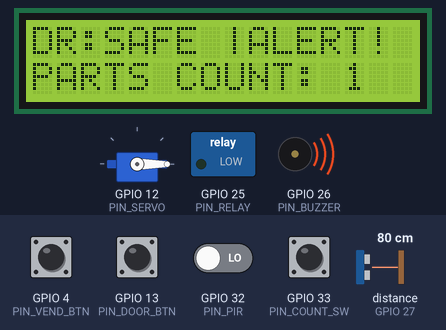
A sketch run on a simulated ESP32. On the bench: 16×2 character LCD, servo, switched loads named in the sketch (green lamp = pin HIGH), buzzer (waves = sounding, pin HIGH). Wiring (from diagram.json): ultrasonic range finder: trigger GPIO 14; echo GPIO 27. The test bench sets the inputs (shaded band); at power-on: GPIO 4 (PIN_VEND_BTN), GPIO 13 (PIN_DOOR_BTN) HIGH, GPIO 32 (PIN_PIR), GPIO 33 (PIN_COUNT_SW) LOW, distance to the obstacle (sensor on GPIO 27) 80 cm. The echo pulse lasts 58.3 µs per cm; EEPROM starts erased; pins used as bus, display or sensor lines are not drawn; what the sketch prints to the serial monitor is not drawn.

Above: at 3.2 s.
3.3 s: GPIO 13 (PIN_DOOR_BTN) pulled LOW for 0.15 s
At 4.6 s:
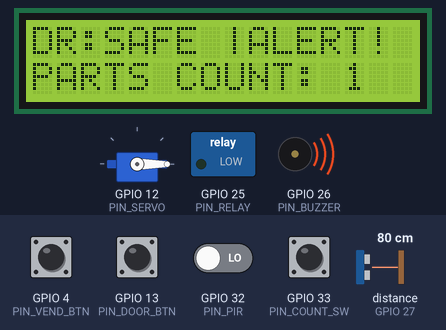
4.9 s: distance to the obstacle (sensor on GPIO 27) set to 196 cm
6.4 s: distance to the obstacle (sensor on GPIO 27) set to 206 cm
At 7.6 s:
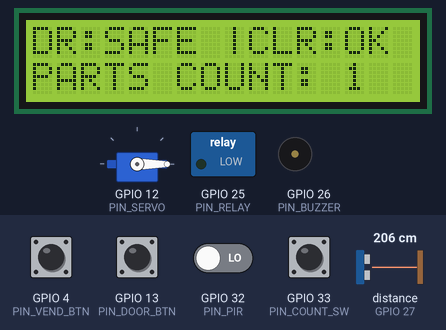
7.9 s: GPIO 13 (PIN_DOOR_BTN) pulled LOW for 1 s
At 8.7 s:
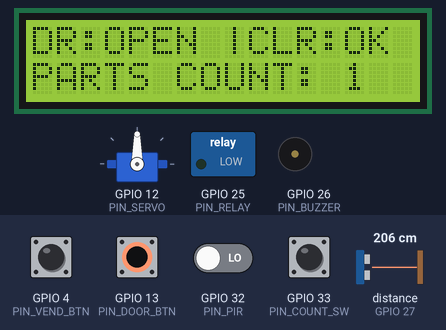
10.4 s: GPIO 4 (PIN_VEND_BTN) pulled LOW for 0.15 s
At 11.0 s:
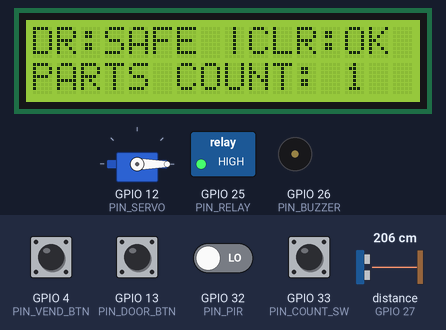
12.9 s: GPIO 33 (PIN_COUNT_SW) pulled HIGH for 0.15 s
At 13.5 s:
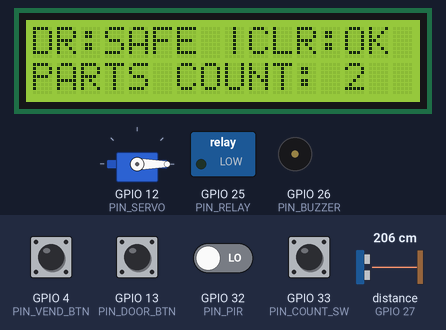
Timing chart, 0 to 15.6 s (numbered marks = the images above; inputs shaded):
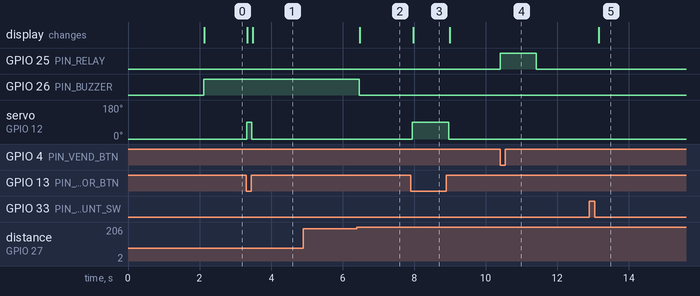

Measured:
- the behaviour switches between 201 and 202 cm on distance to the obstacle (sensor on GPIO 27) (found by bisection; images 1 and 2)
- after the input at 3.3 s, servo on GPIO 12 (PIN_SERVO): 0° → 90° at once, → 0° 0.14 s later; the display: first changes at once (image 1 shows a later state)
- after the input at 4.9 s, every drawn part: stays the same
- after the input at 6.4 s, GPIO 26 (PIN_BUZZER): HIGH → LOW after 0.07 s; the display: changes after 0.07 s (image 2)
- after the input at 7.9 s, servo on GPIO 12 (PIN_SERVO): 0° → 90° at once, → 0° 1.0 s later; the display: changes after 0.07 s (image 3)
- after the input at 10.4 s, GPIO 25 (PIN_RELAY): LOW → HIGH at once, → LOW 1.0 s later
- after the input at 12.9 s, the display: changes after 0.26 s (image 5)

The sketch:

main.ino
```cpp
#include <Wire.h>
#include <LiquidCrystal_I2C.h>
#include <ESP32Servo.h>
#include <EEPROM.h>

// Initialize Objects
LiquidCrystal_I2C lcd(0x27, 16, 2);
Servo doorServo;

// --- PIN DEFINITIONS ---
#define PIN_COUNT_SW   33 // #14 Assembly Counter
#define PIN_DOOR_BTN   13 // #11 Door Trigger
#define PIN_SERVO      12 // #11 Door Motor
#define PIN_ULTRA_TRIG 14 // #12 Forklift Safety
#define PIN_ULTRA_ECHO 27 // #12 Forklift Safety
#define PIN_BUZZER     26 // #12 Alarm
#define PIN_VEND_BTN   4  // #13 Vending Button
#define PIN_RELAY      25 // #13 Vending Dispenser
#define PIN_PIR        32 // #15 Parking Sensor

// --- GLOBAL VARIABLES ---
int partCount = 0;
bool lastCountState = LOW;
int vendingStock;
const int EEPROM_SIZE = 1;

void setup() {
  Serial.begin(115200);
  Wire.begin(21, 22);
  EEPROM.begin(EEPROM_SIZE);

  // Initialize LCD
  lcd.init();
  lcd.backlight();

  // Initialize Servo
  doorServo.attach(PIN_SERVO);
  doorServo.write(0);

  // Load Inventory from EEPROM (Task #13)
  vendingStock = EEPROM.read(0);
  if (vendingStock > 100) vendingStock = 10; // Reset if memory is empty

  // Pin Configuration
  pinMode(PIN_COUNT_SW, INPUT_PULLUP);
  pinMode(PIN_DOOR_BTN, INPUT_PULLUP);
  pinMode(PIN_VEND_BTN, INPUT_PULLUP);
  pinMode(PIN_PIR, INPUT);
  pinMode(PIN_ULTRA_TRIG, OUTPUT);
  pinMode(PIN_ULTRA_ECHO, INPUT);
  pinMode(PIN_BUZZER, OUTPUT);
  pinMode(PIN_RELAY, OUTPUT);

  lcd.setCursor(0, 0);
  lcd.print("SMART FACTORY");
  lcd.setCursor(0, 1);
  lcd.print("SYSTEM ONLINE");
  delay(2000);
  lcd.clear();
}

void loop() {
  handleCounter();   // Zone 1
  handleDoor();      // Zone 2
  handleSafety();    // Zone 3
  handleVending();   // Zone 4
  handleParking();   // Zone 5

  delay(50); // General system stability
}

// 1. ASSEMBLY COUNTER (#14)
void handleCounter() {
  bool state = (digitalRead(PIN_COUNT_SW) == LOW);
  if (state && !lastCountState) {
    partCount++;
    Serial.print("PRODUCTION: New Part Count: "); Serial.println(partCount);
    updateLCD();
  }
  lastCountState = state;
}

// 2. SMART DOOR (#11)
void handleDoor() {
  if (digitalRead(PIN_DOOR_BTN) == LOW) {
    doorServo.write(90);
    lcd.setCursor(0, 0); lcd.print("DR:OPEN ");
  } else {
    doorServo.write(0);
    lcd.setCursor(0, 0); lcd.print("DR:SAFE ");
  }
}

// 3. FORKLIFT SAFETY (#12)
void handleSafety() {
  digitalWrite(PIN_ULTRA_TRIG, LOW);
  delayMicroseconds(2);
  digitalWrite(PIN_ULTRA_TRIG, HIGH);
  delayMicroseconds(10);
  digitalWrite(PIN_ULTRA_TRIG, LOW);

  long duration = pulseIn(PIN_ULTRA_ECHO, HIGH);
  int distance = duration * 0.034 / 2;

  if (distance > 0 && distance < 200) {
    digitalWrite(PIN_BUZZER, HIGH);
    lcd.setCursor(8, 0); lcd.print("|ALERT! ");
  } else {
    digitalWrite(PIN_BUZZER, LOW);
    lcd.setCursor(8, 0); lcd.print("|CLR:OK ");
  }
}

// 4. VENDING MACHINE (#13)
void handleVending() {
  if (digitalRead(PIN_VEND_BTN) == LOW) {
    if (vendingStock > 0) {
      digitalWrite(PIN_RELAY, HIGH);
      vendingStock--;
      EEPROM.write(0, vendingStock);
      EEPROM.commit();
      Serial.print("VENDING: Dispensing. Stock left: "); Serial.println(vendingStock);
      delay(1000); // Simulate motor running
      digitalWrite(PIN_RELAY, LOW);
    } else {
      Serial.println("VENDING: OUT OF STOCK!");
    }
  }
}

// 5. PARKING OCCUPANCY (#15)
void handleParking() {
  if (digitalRead(PIN_PIR) == HIGH) {
    // This represents the "Bluetooth Data" transfer
    Serial.println("BT_SEND: BAY_OCCUPIED");
  }
}

void updateLCD() {
  lcd.setCursor(0, 1);
  lcd.print("PARTS COUNT: ");
  lcd.print(partCount);
}
```
